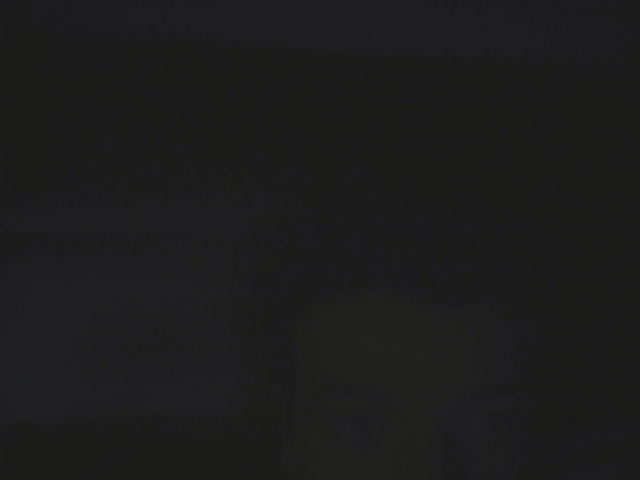
#> input picture ti/python/opencv_image.png, 640 x 480 px
$ python read_write_img.py
#> lines starting #> are read from the running program, lines starting #| are printed output that depends on the picture
try:
    import cv2 as cv
    import sys
    import msvcrt
    img = cv.imread("opencv_image.png", 0) # mete a img em preto e branco
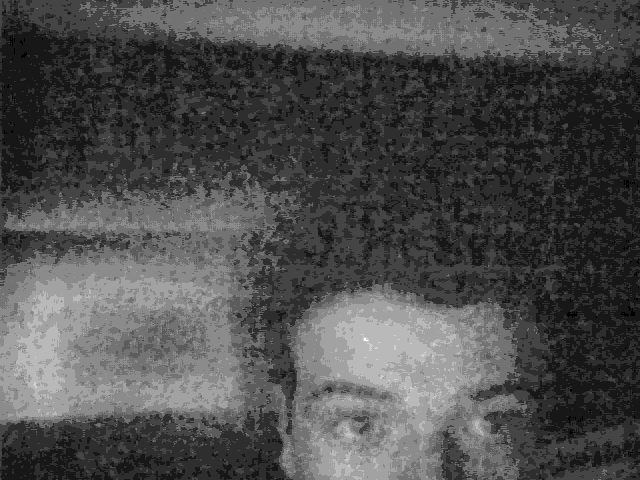
#> img: shape (480, 640); min 24, max 35, mean 27.4; drawn with min black and max white
    X=True
    while X:
#> (the run stopped early here; a loop or call above may not have finished)
